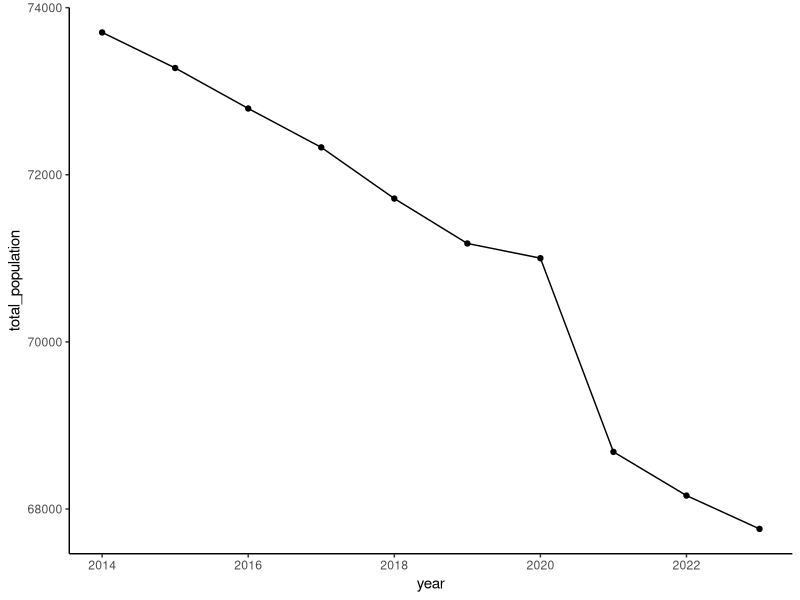
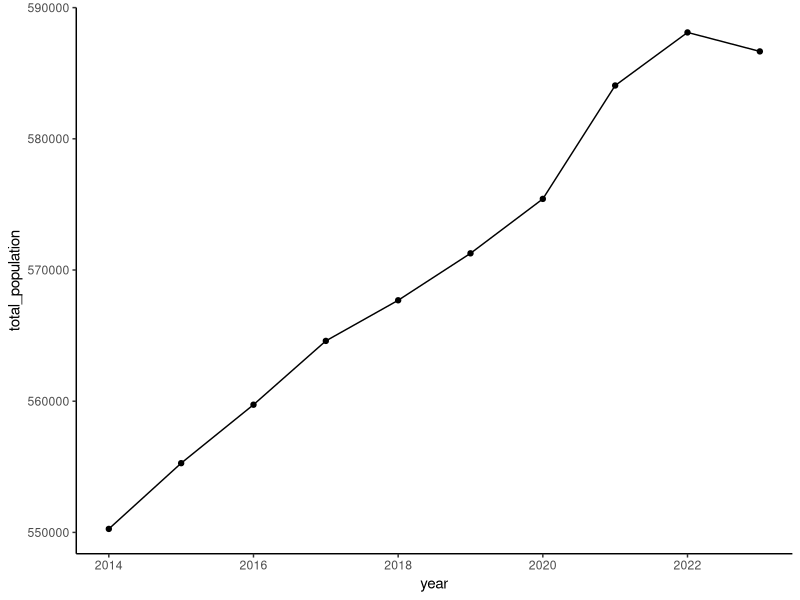
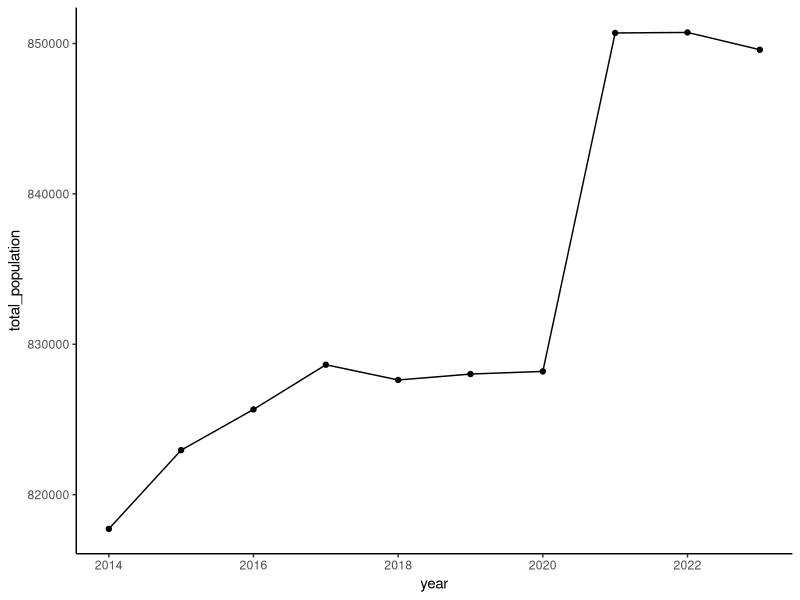
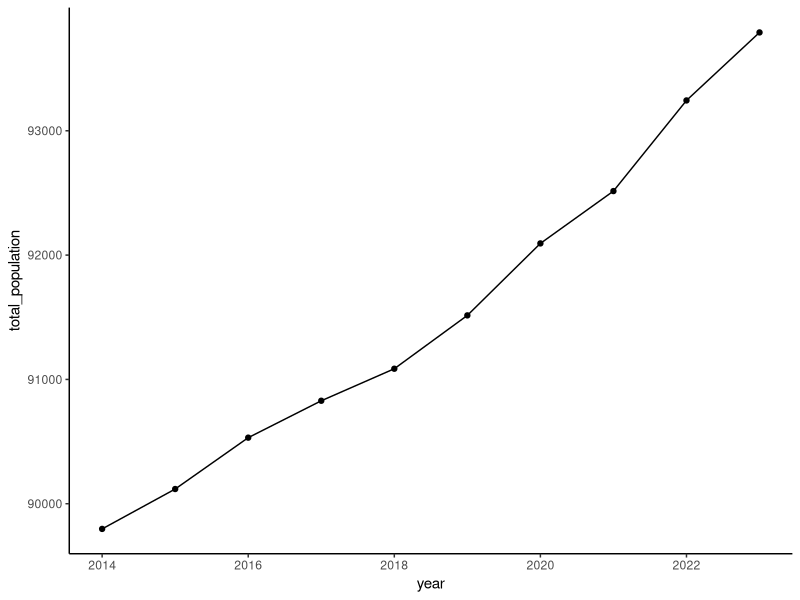
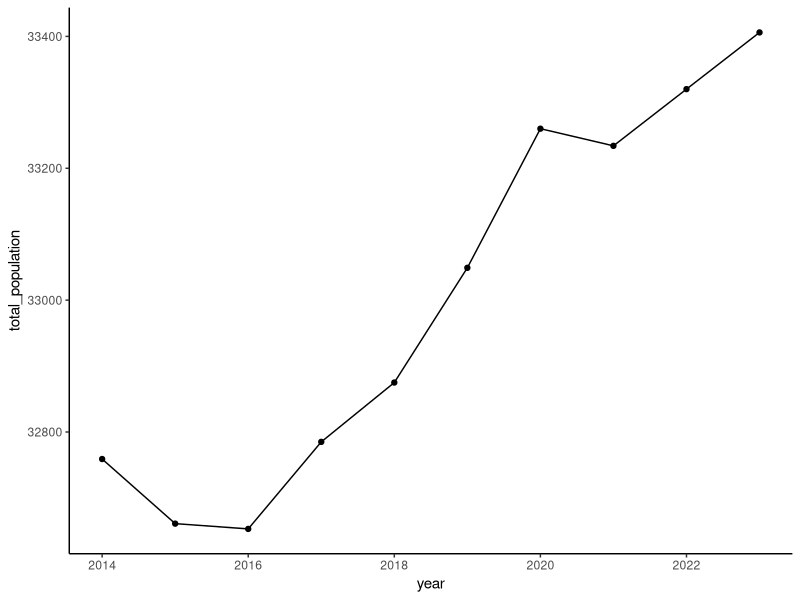
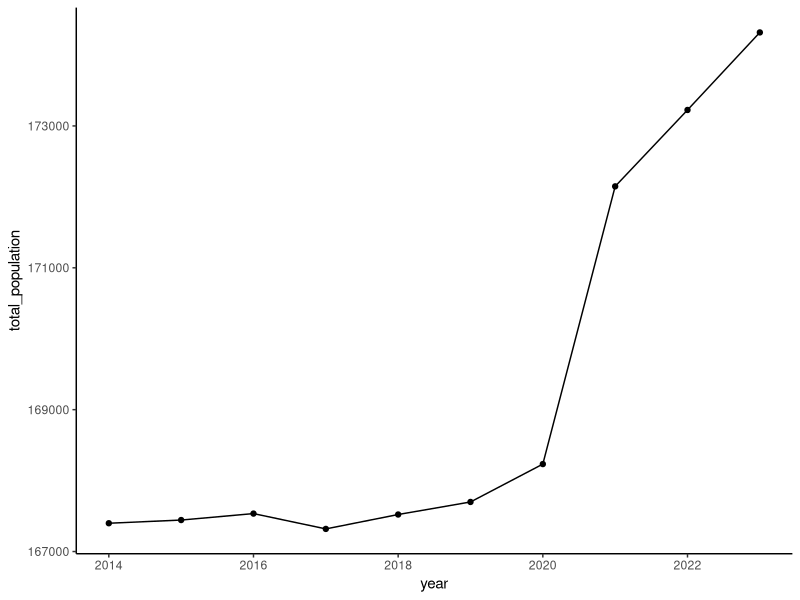
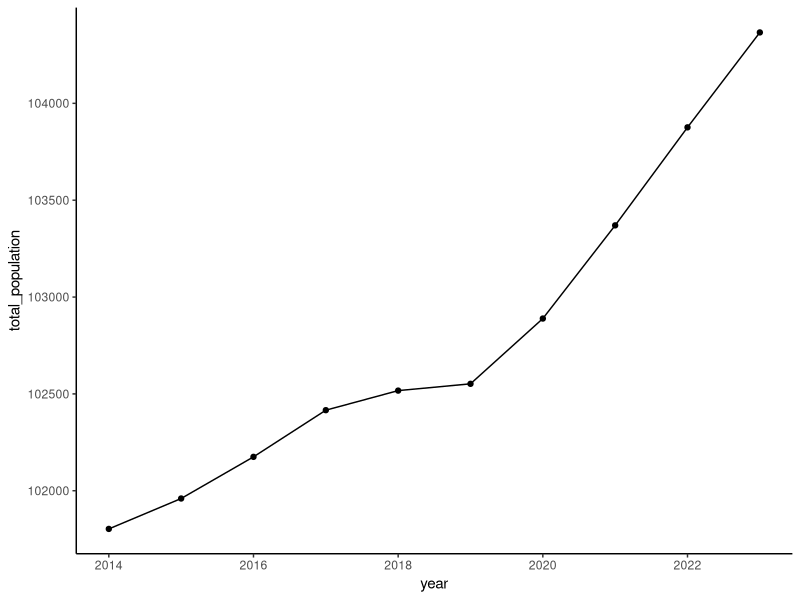
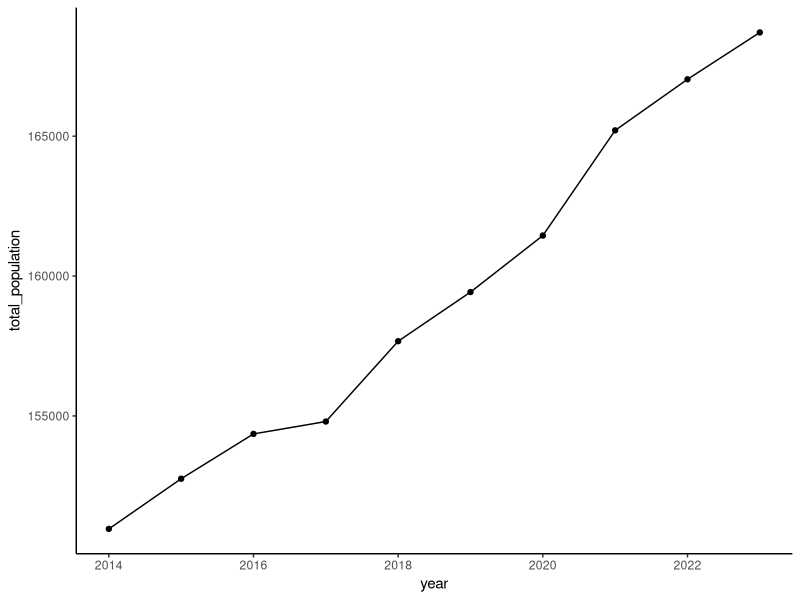

R code for these plots, in order:
# In this module we'll discuss various methods of repetition.
# From here on out, rather than adding in `library` or `require` for each package,
# I'm going to use this stock piece of code that will check and install required libraries.
list.of.packages = c(
  "data.table","ggplot2", "tidyverse", "tibble", "tidyr", "dplyr", "rstudioapi"
)
new.packages = list.of.packages[!(list.of.packages %in% installed.packages()[,"Package"])]
if(length(new.packages)) install.packages(new.packages)
lapply(list.of.packages, require, character.only=T)

# This is another stock piece of code that I use to set the working directory
# to wherever the code is saved, regardless of where you saved it or how
# your operating system determines paths.
getCurrentFileLocation =  function()
{
  this_file = commandArgs() %>% 
    tibble::enframe(name = NULL) %>%
    tidyr::separate(col=value, into=c("key", "value"), sep="=", fill='right') %>%
    dplyr::filter(key == "--file") %>%
    dplyr::pull(value)
  if (length(this_file)==0)
  {
    this_file = rstudioapi::getSourceEditorContext()$path
  }
  return(dirname(this_file))
}

setwd(getCurrentFileLocation())
setwd("..")

# For testing purposes, some ACS 5-year data on total population has been placed in the data folder.
dat = read.csv(
  "data/acs5_year_md_pop.csv",
  na.strings="",
  as.is=T,
  colClasses = c("GEOID"="character")
)
# We tell R to treat GEOID as a character so it doesn't drop leading zeros or apply scientific notation

# Check the column names
names(dat)

# This is called a for loop. You can incrementally assign a value to a variable from a vector, and operate on it within the loop
vector = c(1,2,3)
for(element in vector){
  message(element)
}

# Alternatively, you can use the length of the vector to index it, and loop through the index
for(i in 1:length(vector)){
  message(vector[i])
}

# Looping through column names
for(nam in names(dat)){
  message(nam)
}

# Here is a function. You can use it to operate on a series of inputs called `arguments`
xyz = function(x,y,z){
  if(x > y){
    return(z)
  }else{
    return(1-z)
  }
}
xyz(1,2,0.25)
xyz(2,1,0.25)

# Once defined, you can use a function any number of times. It's great for keeping your code tidy, especially in loops
# Here's a function to tell whether a vector is able to be converted to a number
numericable = function(vec){
  vec = vec[complete.cases(vec)]
  num.vec = as.numeric(vec)
  num.vec = num.vec[complete.cases(num.vec)]
  if(length(num.vec)==length(vec)){
    return(T)
  }
  return(F)
}

numericable(c(1,2,3))
numericable(c("1","2","3"))
numericable(c("Hello","Goodbye")) # This will give you a warning message.

indicators = c("total_population", "urban_class")
# Loop through indicators in dat, check whether data is numericable, if so, print the mean
for(ind in indicators){
  message("Checking ", ind, " to see if it is numeric...")
  indicator_vector = dat[,ind]
  if(numericable(indicator_vector)){
    message("It is! The mean is ", mean(as.numeric(indicator_vector),na.rm=T))
  }else{
    message("It is not :(")
  }
  message("")
}

# My preferred way to operate on subgroups of data is with the data.table package
# Let's calculate the sum of census tract total population by county
dat.tab = data.table(dat)
dat.means = dat.tab[,.(total_population=sum(total_population, na.rm=T)),by=.(year,county_name)]

# We'll touch more on ggplot2 in later modules, but I quickly want to show how you can create charts in a loop
for(dat_county_name in unique(dat.means$county_name)){
  sub.dat = subset(dat.means,county_name==dat_county_name)
  p = ggplot(sub.dat,aes(x=year,y=total_population)) + geom_point() + geom_line() + theme_classic()
  ggsave(paste0("output/",dat_county_name,"_pop.png"), p)
}

# Check the output folder and see all the charts you created!
